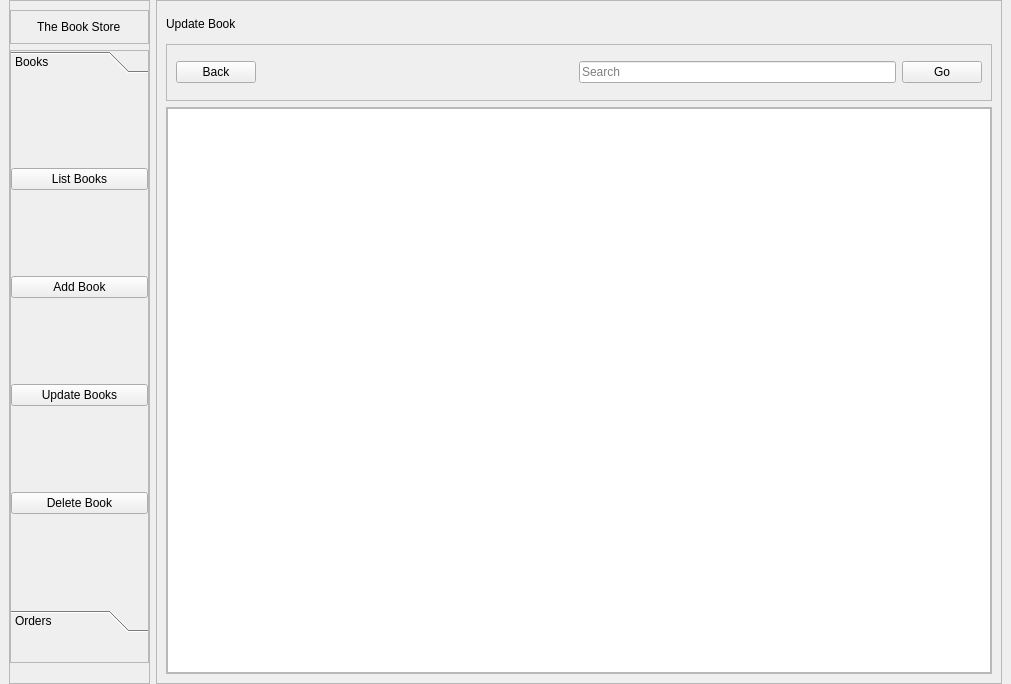
<?xml version="1.0" encoding="UTF-8"?>
<ui version="4.0">
 <class>MainWindow</class>
 <widget class="QMainWindow" name="MainWindow">
  <property name="geometry">
   <rect>
    <x>0</x>
    <y>0</y>
    <width>1011</width>
    <height>684</height>
   </rect>
  </property>
  <property name="windowTitle">
   <string>MainWindow</string>
  </property>
  <widget class="QWidget" name="centralwidget">
   <layout class="QHBoxLayout" name="horizontalLayout" stretch="1,6">
    <property name="topMargin">
     <number>0</number>
    </property>
    <property name="bottomMargin">
     <number>0</number>
    </property>
    <item>
     <widget class="QFrame" name="frame">
      <property name="frameShape">
       <enum>QFrame::StyledPanel</enum>
      </property>
      <property name="frameShadow">
       <enum>QFrame::Raised</enum>
      </property>
      <layout class="QVBoxLayout" name="verticalLayout">
       <property name="leftMargin">
        <number>0</number>
       </property>
       <property name="rightMargin">
        <number>0</number>
       </property>
       <property name="bottomMargin">
        <number>20</number>
       </property>
       <item>
        <widget class="QFrame" name="frame_3">
         <property name="frameShape">
          <enum>QFrame::StyledPanel</enum>
         </property>
         <property name="frameShadow">
          <enum>QFrame::Raised</enum>
         </property>
         <layout class="QHBoxLayout" name="horizontalLayout_2">
          <item alignment="Qt::AlignHCenter">
           <widget class="QLabel" name="l_storetitle">
            <property name="text">
             <string>The Book Store</string>
            </property>
           </widget>
          </item>
         </layout>
        </widget>
       </item>
       <item>
        <widget class="QFrame" name="frame_4">
         <property name="sizePolicy">
          <sizepolicy hsizetype="Preferred" vsizetype="Expanding">
           <horstretch>0</horstretch>
           <verstretch>0</verstretch>
          </sizepolicy>
         </property>
         <property name="frameShape">
          <enum>QFrame::StyledPanel</enum>
         </property>
         <property name="frameShadow">
          <enum>QFrame::Raised</enum>
         </property>
         <layout class="QHBoxLayout" name="horizontalLayout_3">
          <property name="leftMargin">
           <number>0</number>
          </property>
          <property name="topMargin">
           <number>0</number>
          </property>
          <property name="rightMargin">
           <number>0</number>
          </property>
          <property name="bottomMargin">
           <number>30</number>
          </property>
          <item>
           <widget class="QToolBox" name="tb_sidemenu">
            <property name="sizePolicy">
             <sizepolicy hsizetype="Preferred" vsizetype="Preferred">
              <horstretch>0</horstretch>
              <verstretch>0</verstretch>
             </sizepolicy>
            </property>
            <property name="currentIndex">
             <number>0</number>
            </property>
            <widget class="QWidget" name="p_book">
             <property name="geometry">
              <rect>
               <x>0</x>
               <y>0</y>
               <width>135</width>
               <height>492</height>
              </rect>
             </property>
             <attribute name="label">
              <string>Books</string>
             </attribute>
             <layout class="QVBoxLayout" name="verticalLayout_5">
              <property name="leftMargin">
               <number>0</number>
              </property>
              <property name="rightMargin">
               <number>0</number>
              </property>
              <item>
               <widget class="QPushButton" name="pb_listbooks">
                <property name="text">
                 <string>List Books</string>
                </property>
               </widget>
              </item>
              <item>
               <widget class="QPushButton" name="pb_addbooks">
                <property name="text">
                 <string>Add Book</string>
                </property>
               </widget>
              </item>
              <item>
               <widget class="QPushButton" name="pb_updatebooks">
                <property name="text">
                 <string>Update Books</string>
                </property>
               </widget>
              </item>
              <item>
               <widget class="QPushButton" name="pb_deletebook">
                <property name="text">
                 <string>Delete Book</string>
                </property>
               </widget>
              </item>
             </layout>
            </widget>
            <widget class="QWidget" name="p_order">
             <property name="geometry">
              <rect>
               <x>0</x>
               <y>0</y>
               <width>135</width>
               <height>492</height>
              </rect>
             </property>
             <attribute name="label">
              <string>Orders</string>
             </attribute>
             <layout class="QVBoxLayout" name="verticalLayout_6">
              <property name="spacing">
               <number>-1</number>
              </property>
              <property name="leftMargin">
               <number>0</number>
              </property>
              <property name="rightMargin">
               <number>0</number>
              </property>
              <item>
               <widget class="QPushButton" name="pb_listorders">
                <property name="text">
                 <string>List Orders</string>
                </property>
               </widget>
              </item>
              <item>
               <widget class="QPushButton" name="pb_createorder">
                <property name="text">
                 <string>Create Order</string>
                </property>
               </widget>
              </item>
              <item>
               <widget class="QPushButton" name="pb_updateorders">
                <property name="text">
                 <string>Update Orders</string>
                </property>
               </widget>
              </item>
              <item>
               <widget class="QPushButton" name="pb_canceorder">
                <property name="text">
                 <string>Cancel Order</string>
                </property>
               </widget>
              </item>
             </layout>
            </widget>
           </widget>
          </item>
         </layout>
        </widget>
       </item>
      </layout>
     </widget>
    </item>
    <item>
     <widget class="QFrame" name="frame_2">
      <property name="frameShape">
       <enum>QFrame::StyledPanel</enum>
      </property>
      <property name="frameShadow">
       <enum>QFrame::Raised</enum>
      </property>
      <layout class="QVBoxLayout" name="verticalLayout_2" stretch="1,2,20">
       <item>
        <widget class="QLabel" name="l_pagebanner">
         <property name="text">
          <string>Update Book</string>
         </property>
        </widget>
       </item>
       <item>
        <widget class="QFrame" name="frame_5">
         <property name="frameShape">
          <enum>QFrame::StyledPanel</enum>
         </property>
         <property name="frameShadow">
          <enum>QFrame::Raised</enum>
         </property>
         <layout class="QHBoxLayout" name="horizontalLayout_4">
          <item>
           <widget class="QPushButton" name="pb_back">
            <property name="text">
             <string>Back</string>
            </property>
           </widget>
          </item>
          <item>
           <spacer name="horizontalSpacer">
            <property name="orientation">
             <enum>Qt::Horizontal</enum>
            </property>
            <property name="sizeHint" stdset="0">
             <size>
              <width>317</width>
              <height>20</height>
             </size>
            </property>
           </spacer>
          </item>
          <item>
           <widget class="QLineEdit" name="le_search">
            <property name="placeholderText">
             <string>Search</string>
            </property>
           </widget>
          </item>
          <item>
           <widget class="QPushButton" name="pb_go">
            <property name="text">
             <string>Go</string>
            </property>
           </widget>
          </item>
         </layout>
        </widget>
       </item>
       <item>
        <widget class="QFrame" name="frame_6">
         <property name="frameShape">
          <enum>QFrame::StyledPanel</enum>
         </property>
         <property name="frameShadow">
          <enum>QFrame::Raised</enum>
         </property>
         <layout class="QVBoxLayout" name="verticalLayout_3">
          <property name="leftMargin">
           <number>0</number>
          </property>
          <property name="topMargin">
           <number>0</number>
          </property>
          <property name="rightMargin">
           <number>0</number>
          </property>
          <property name="bottomMargin">
           <number>0</number>
          </property>
          <item>
           <widget class="QListWidget" name="listWidget"/>
          </item>
         </layout>
        </widget>
       </item>
      </layout>
     </widget>
    </item>
   </layout>
  </widget>
 </widget>
 <resources/>
 <connections/>
</ui>
